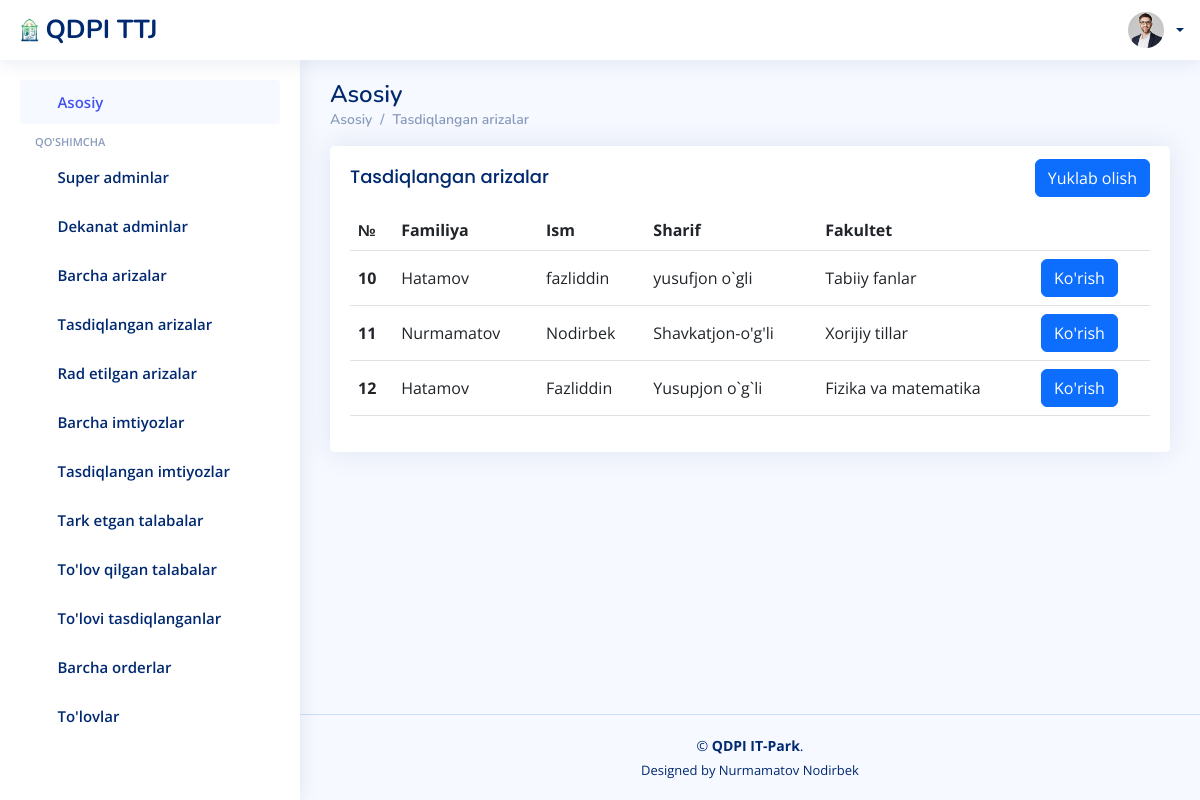
The app's page /ariza/tasdiqlangan/, older data.
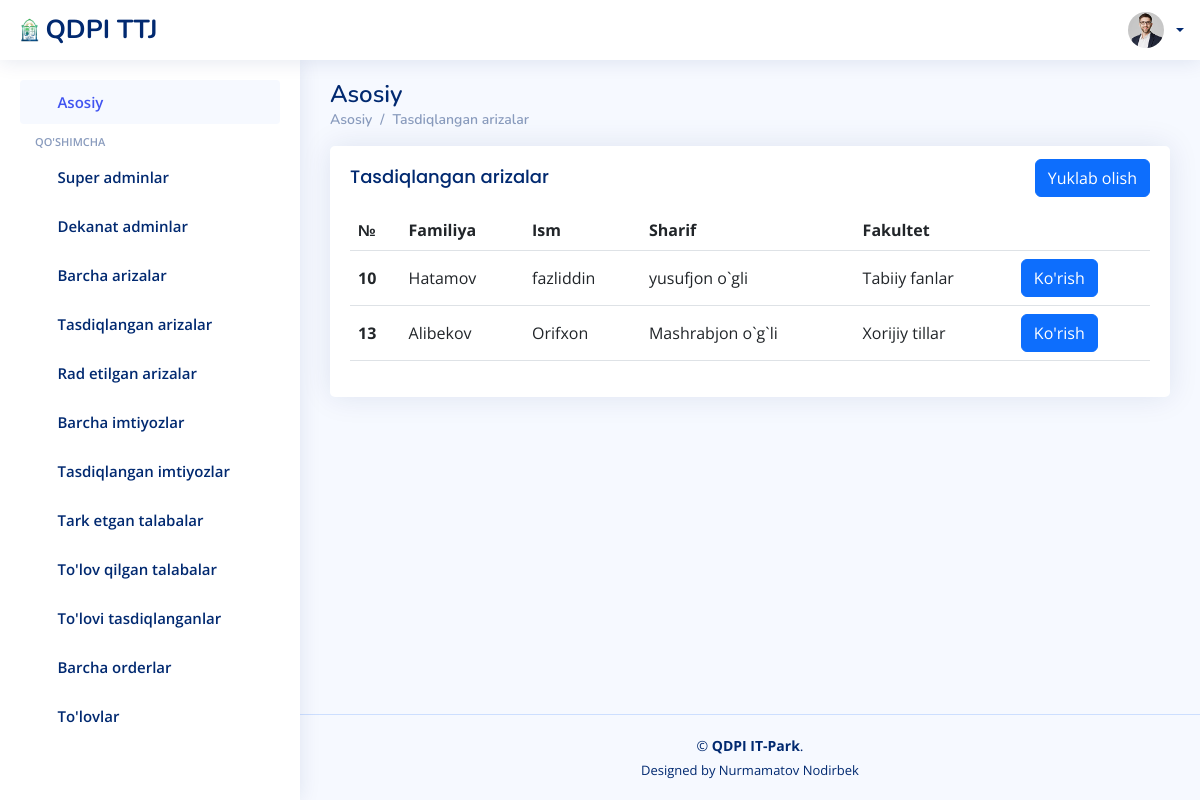
The same page, newer data.
### ariza/models.py (models this page shows)
class Ariza(models.Model):
    talaba_id = models.CharField(max_length=100)
    first_name = models.CharField(max_length=100)
    last_name = models.CharField(max_length=100)
    sharif = models.CharField(max_length=100)
    viloyat = models.CharField(max_length=100)
    tuman = models.CharField(max_length=100)
    kocha = models.CharField(max_length=100)
    fakultet = models.CharField(max_length=100)
    yonalish = models.CharField(max_length=100)
    kurs    = models.CharField(max_length=100)
    pasport_serya_raqam = models.CharField(max_length=100)
    pasport_rasm = models.FileField(upload_to='rasmlar/')
    xulosa = models.CharField(max_length=1000, blank=True)
    tasdiqlash = models.CharField(max_length=100, blank=True)
    sana = models.DateTimeField(auto_now_add=True)

### ariza/views.py (the view)
# urls.py: path('tasdiqlangan/', tasdiqlangan, name='tasdiqlangan'),
@csrf_exempt
def tasdiqlangan(request):
    talabalar = User.objects.filter(lavozim='talaba')
    data = Ariza.objects.filter(tasdiqlash='tasdiqlandi')
    contex = {
        'data':data,
        'talabalar':talabalar,
    }
    return render(request,  'dekanatadmin/tasdiqlangan.html', contex)

### templates/dekanatadmin/tasdiqlangan.html (shortened to what the changed rows need)
{% load static %}
<!DOCTYPE html>
<html lang="en">
<head>
  <link href="{% static '/assets/vendor/bootstrap/css/bootstrap.min.css' %}" rel="stylesheet">
  <link href="{% static '/assets/vendor/bootstrap-icons/bootstrap-icons.css' %}" rel="stylesheet">
  <link href="{% static '/assets/vendor/simple-datatables/style.css' %}" rel="stylesheet">
  <link href="{% static '/assets/css/style.css' %}" rel="stylesheet">
</head>
<body>
  <main id="main" class="main">
    <div class="pagetitle">
      <h1>Asosiy</h1>
    </div>
    <section class="section dashboard">
      <div class="row">
        <div class="col-lg-12">
          <div class="card">
            <div class="card-body">
              <table class="table datatable">
                <thead>
                  <tr>
                    <th scope="col">№</th>
                    <th scope="col">Familiya</th>
                    <th scope="col">Ism</th>
                    <th scope="col">Sharif</th>
                    <th scope="col">Fakultet</th>
                    <th></th>
                  </tr>
                </thead>
                  <tbody>
                    {% for d in data %}
                    <tr>
                      <th scope="row">{{d.id}}</th>
                      <td>{{d.last_name}}</td>
                      <td>{{d.first_name}}</td>
                      <td>{{d.sharif}}</td>
                      <td>{{d.fakultet}}</td>
                      <td><a class="btn btn-primary" href="{% url 'radetilgan_malumotlar' d.talaba_id %}">Ko'rish</a></td>
                    </tr>
                    {% endfor %}
                  </tbody>
              </table>
            </div>
          </div>
        </div>
      </div>
    </section>
  </main>
</body>
</html>

Row changes from the older to the newer data that the page shows:
no longer on this page (row edited): Ariza: id "11", last_name "Nurmamatov", first_name "Nodirbek", sharif "Shavkatjon-o'g'li", fakultet "Xorijiy tillar"
no longer on this page (row edited): Ariza: id "12", last_name "Hatamov", first_name "Fazliddin", sharif "Yusupjon o`g`li", fakultet "Fizika va matematika"
now on this page (row edited): Ariza: id "13", last_name "Alibekov", first_name "Orifxon", sharif "Mashrabjon o`g`li", fakultet "Xorijiy tillar"
